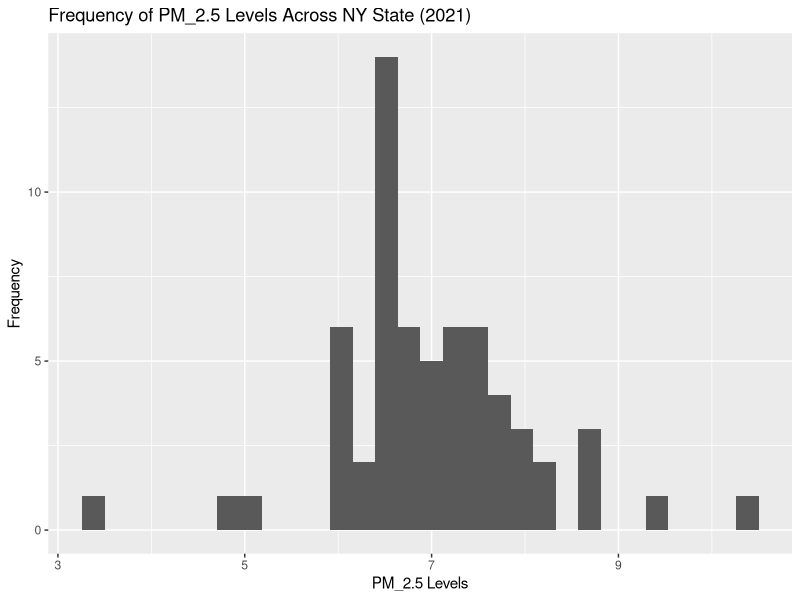
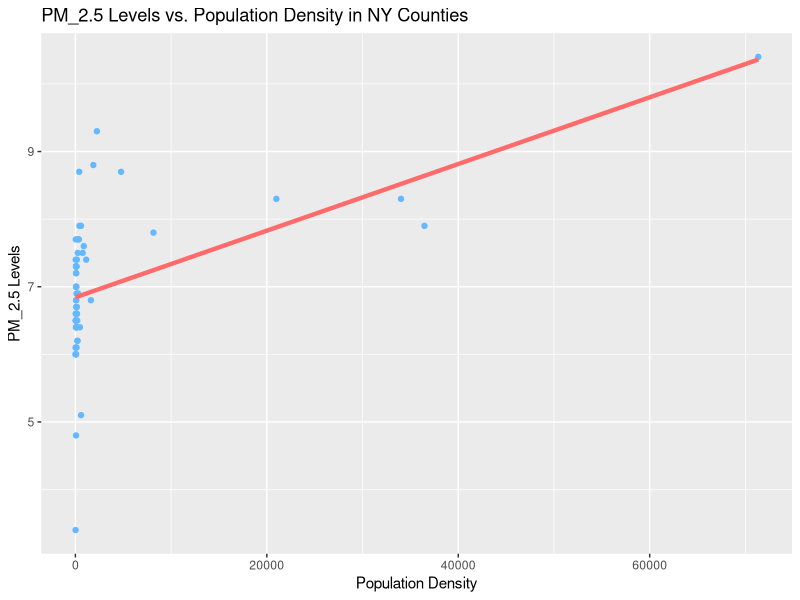
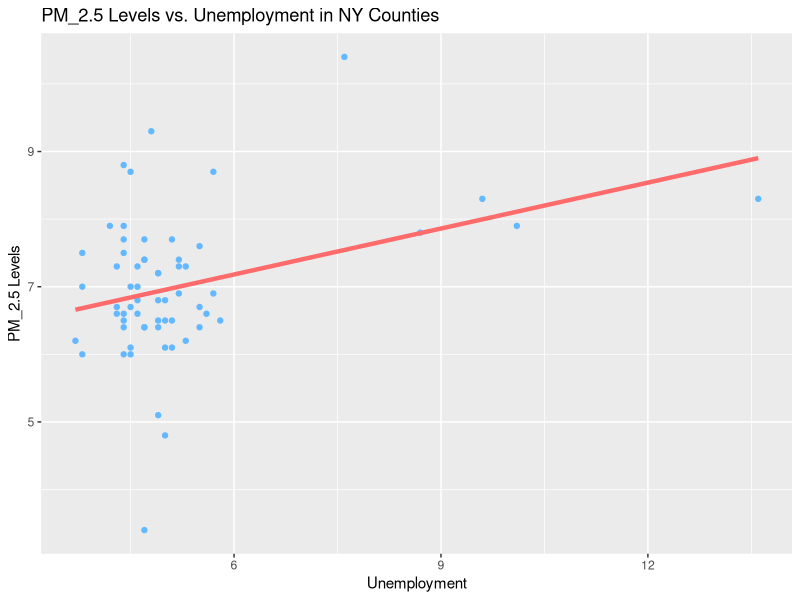
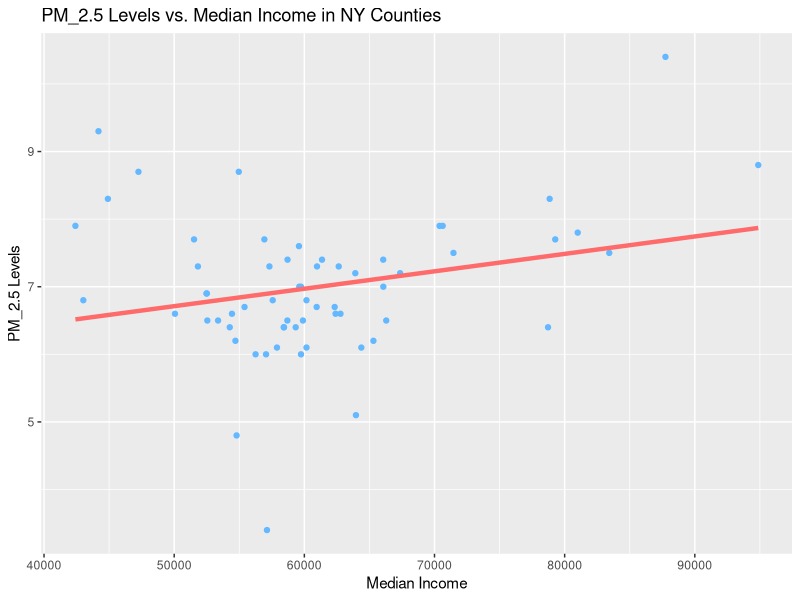
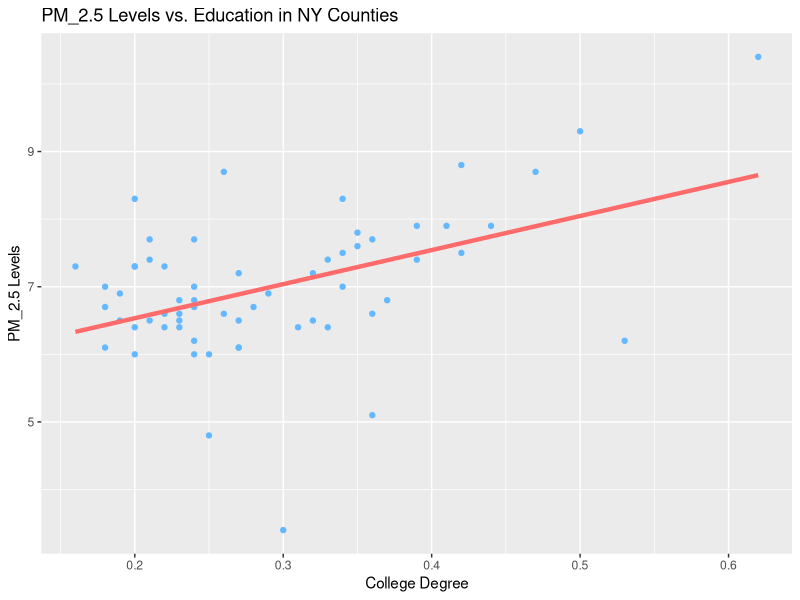

Here is the R script that generated these plots, in order:
## ---- chunk 1

## loading data 

library(tidyverse)

finalData <- read_csv("finalData.csv")

## getting rid of extra columns 

finalData <- finalData |>
  select(County:PopDensity)

## distribution of air pollution

finalData |>
  ggplot(mapping = aes(x = PM)) +
  geom_histogram() +
  labs(x = "PM_2.5 Levels",
       y = "Frequency",
       title = "Frequency of PM_2.5 Levels Across NY State (2021)")
## ---- chunk 2

## population density prediction

finalData |>
  ggplot(aes(x = PopDensity,
             y = PM)) +
  geom_point(color = "steelblue1") +
  geom_smooth(method = "lm", se = FALSE, 
              color = "indianred1", size = 1.5) +
  labs(x = "Population Density",
       y = "PM_2.5 Levels",
       title = "PM_2.5 Levels vs. Population Density in NY Counties")

## population density regression

pop_reg <- lm(PM ~ PopDensity, data = finalData)
pop_reg

## correlation

cor(finalData$PopDensity, finalData$PM) 


## ---- chunk 3

## Unemployment prediction

finalData |>
  ggplot(aes(x = Unemployment,
             y = PM)) +
  geom_point(color = "steelblue1") +
  geom_smooth(method = "lm", se = FALSE, 
              color = "indianred1", size = 1.5) +
  labs(x = "Unemployment",
       y = "PM_2.5 Levels",
       title = "PM_2.5 Levels vs. Unemployment in NY Counties")

## unemployment regression

unemployment_reg <- lm(PM ~ Unemployment, data = finalData)
unemployment_reg

## correlation 

cor(finalData$Unemployment, finalData$PM)

## ---- chunk 4

## Median Income prediction

finalData |>
  ggplot(aes(x = MedianIncome,
             y = PM)) +
  geom_point(color = "steelblue1") +
  geom_smooth(method = "lm", se = FALSE, 
              color = "indianred1", size = 1.5) +
  labs(x = "Median Income",
       y = "PM_2.5 Levels",
       title = "PM_2.5 Levels vs. Median Income in NY Counties")

## unemployment regression

income_reg <- lm(PM ~ MedianIncome, data = finalData)
income_reg

## correlation 

cor(finalData$MedianIncome, finalData$PM)


## ---- chunk 5

## Education prediction

finalData |>
  ggplot(aes(x = CollegeDegree,
             y = PM)) +
  geom_point(color = "steelblue1") +
  geom_smooth(method = "lm", se = FALSE, 
              color = "indianred1", size = 1.5) +
  labs(x = "College Degree",
       y = "PM_2.5 Levels",
       title = "PM_2.5 Levels vs. Education in NY Counties")

## education regression

income_reg <- lm(PM ~ CollegeDegree, data = finalData)
income_reg

## correlation 

cor(finalData$CollegeDegree, finalData$PM)
